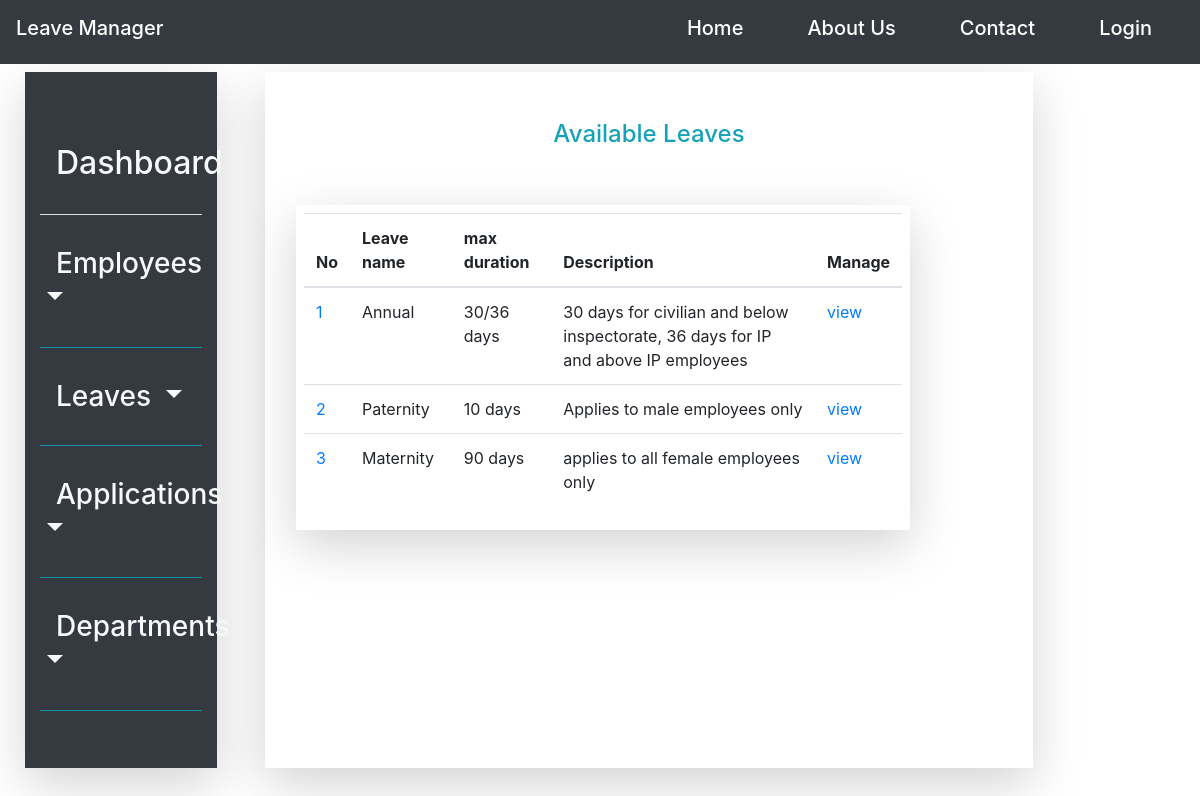
Before: /leave/list with the older database file.
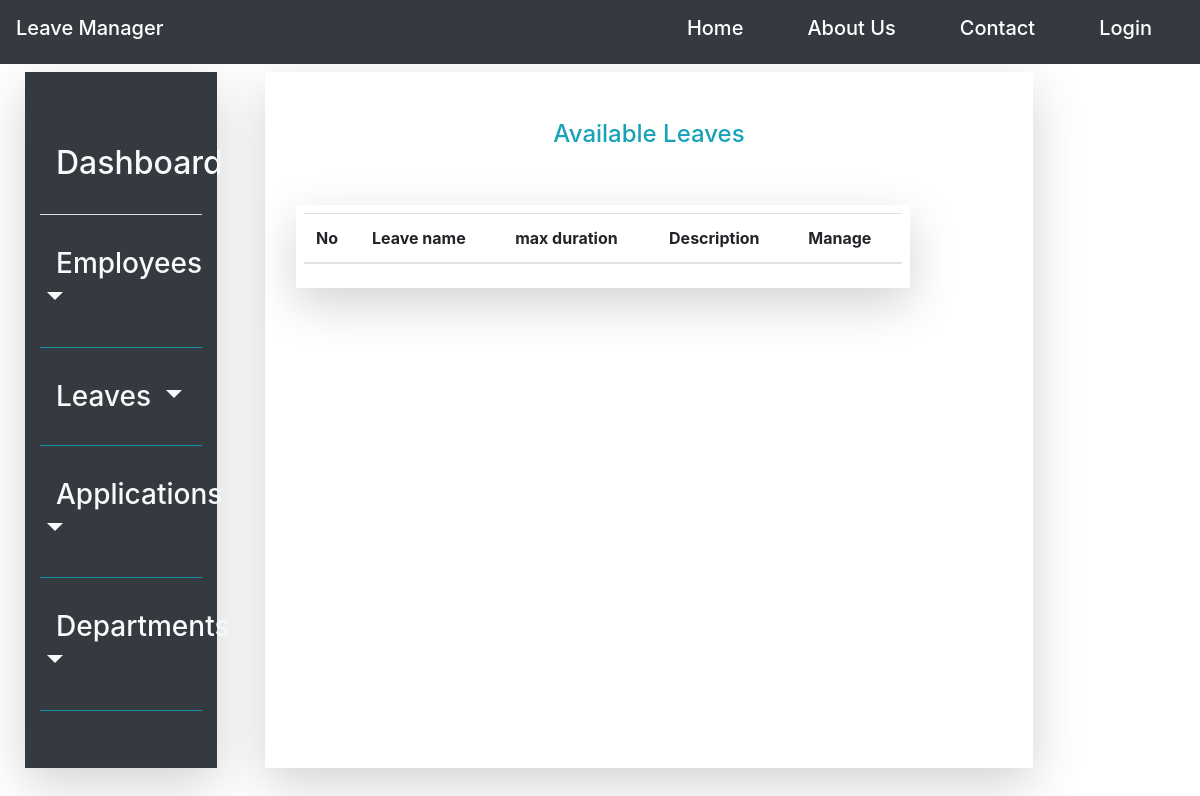
After: the same page with the newer database file.
### leave_management_app/models.py (models this page shows, shortened)
class Leave_type(models.Model):
    leave_type_name = models.CharField(choices=leave_category_list, max_length=30)
    leave_duration = models.CharField(default='30/36 days', max_length=30)
    leave_type_description = models.TextField()

### leave_management_app/views.py (the view)
# urls.py: path('leave/list', LeaveListView.as_view(), name='leave_list'),
class LeaveListView(ListView):
    model = Leave_type
    context_object_name = 'leaves'
    template_name = 'leave_type_list.html'

### leave_management_app/templates/leave_management_app/leave_type_list.html (shortened to what this page needs)
{%extends 'leave_management_app/base.html'%}
    {%block content%}
<div class="row p-4" style="height: 95vh; width: 100%; background-color: white; background-attachment: fixed;">
        {%block navbar%}
            {%include 'navigation/sidenav.html'%}
        {%endblock navbar%}
    <div class="col-lg-8 mt-3 ml-5 shadow-lg">
        <div class="py-5 text-center"><label class="text-info h4">Available Leaves</label></div>
            <div class="row ml-3">
        <div class="col-md-10 p-2 shadow-lg">
            <table class="table">
              <thead>
                <tr>
                  <th scope="col">No</th>
                  <th scope="col">Leave name</th>
                  <th scope="col">max duration</th>
                  <th scope="col">Description</th>
                  <th scope="col">Manage</th>
                </tr>
              </thead>
              <tbody>
              {%for leave in leaves %}
                <tr>
                  <td><a href="#">{{leave.id}}</a></td>
                  <td>{{leave.leave_type_name}}</td>
                  <td>{{leave.leave_duration}}</td>
                  <td>{{leave.leave_type_description}}</td>
                  <td><a class="" href="{%url 'leave_detail' leave.id%}">view</a></td>
                </tr>
                {% endfor %}
              </tbody>
            </table>
        </div>
    </div>
    </div>
</div>
    {%endblock content%}

Changed rows visible on the page:
removed Leave_type: id "1", leave_type_name "Annual", leave_duration "30/36 days", leave_type_description "30 days for civilian and below inspectorate, 36 days for IP and above IP employees"
removed Leave_type: id "2", leave_type_name "Paternity", leave_duration "10 days", leave_type_description "Applies to male employees only"
removed Leave_type: id "3", leave_type_name "Maternity", leave_duration "90 days", leave_type_description "applies to all female employees only"
